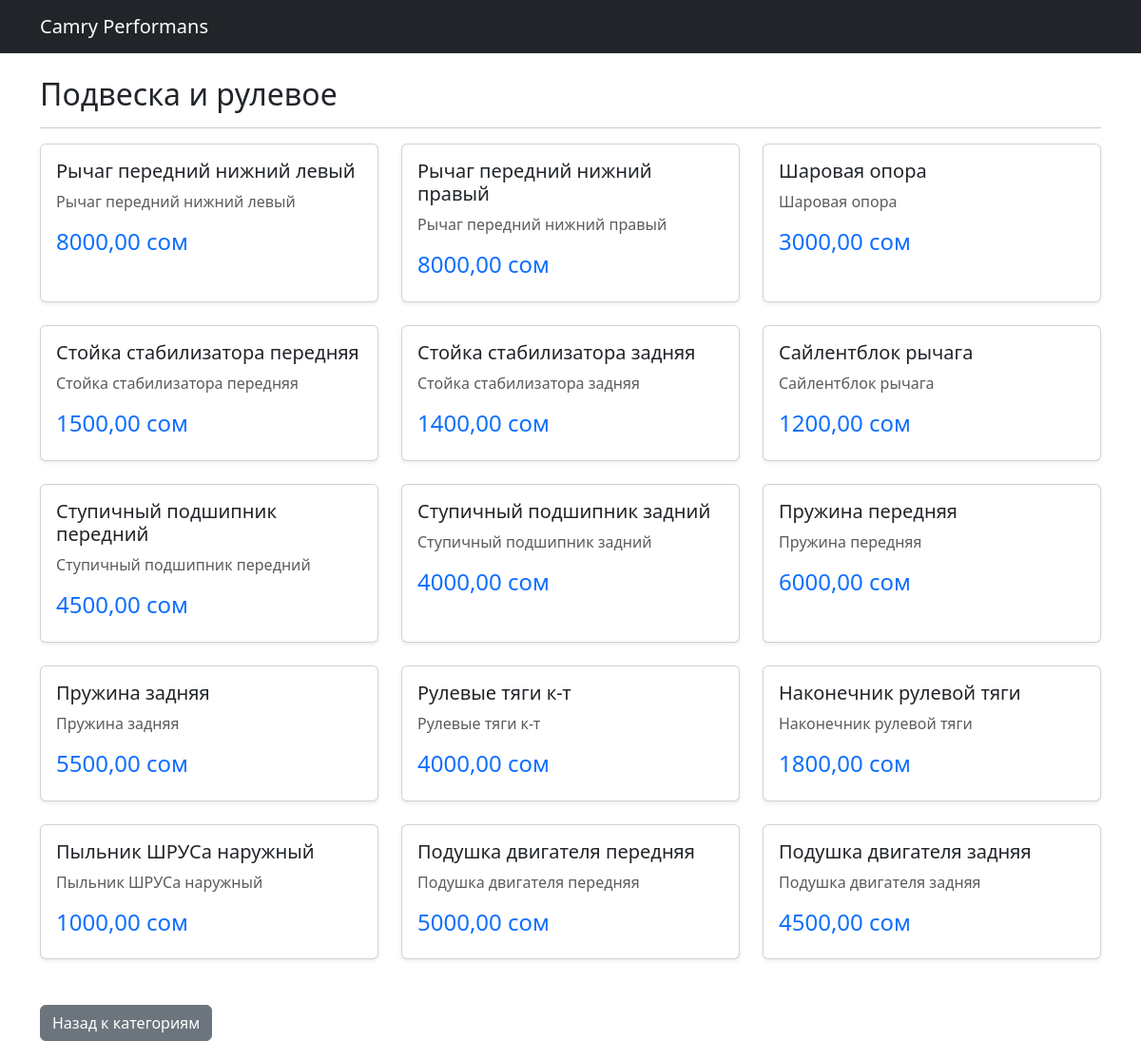
Page /category/podveska/ on the committed database.
### core/models.py (models this page shows, shortened)
class Category(models.Model):
    name       = models.CharField(max_length=100, verbose_name='Название')
    slug       = models.SlugField(unique=True)
    department = models.CharField(max_length=20, choices=DEPARTMENT_CHOICES, default='stock', verbose_name='Отдел')
    description= models.TextField(blank=True, verbose_name='Описание')
    image      = models.ImageField(upload_to='categories/', blank=True, null=True, verbose_name='Фото')
    class Meta:
        verbose_name = 'Категория'
        verbose_name_plural = 'Категории'

class Product(models.Model):
    category       = models.ForeignKey(Category, on_delete=models.CASCADE, related_name='products', verbose_name='Категория')
    compatible_with= models.ManyToManyField(CarModel, blank=True, verbose_name='Совместимость')
    title          = models.CharField(max_length=250, verbose_name='Название')
    description    = models.TextField(verbose_name='Описание')
    price          = models.DecimalField(max_digits=10, decimal_places=2, verbose_name='Цена (сом)')
    image          = models.ImageField(upload_to='products/', blank=True, null=True, verbose_name='Фото')
    in_stock       = models.BooleanField(default=True, verbose_name='В наличии')
    is_premium     = models.BooleanField(default=False, verbose_name='Премиум')
    created_at     = models.DateTimeField(auto_now_add=True)
    class Meta:
        verbose_name = 'Товар'
        verbose_name_plural = 'Товары'

### core/views.py (the view)
# urls.py: path('category/<slug:slug>/', views.category_detail, name='category_detail'),
def category_detail(request, slug):
    category = get_object_or_404(Category, slug=slug)
    products = category.products.all()
    return render(request, 'category_detail.html', {'category': category, 'products': products})

### core/templates/category_detail.html (shortened to what this page needs)
{% load static %}
<!DOCTYPE html>
<html lang="ru">
<head>
    <link href="https://cdn.jsdelivr.net/npm/bootstrap@5.3.0/dist/css/bootstrap.min.css" rel="stylesheet">
</head>
<body>
<nav class="navbar navbar-dark bg-dark mb-4">
    <div class="container"><a class="navbar-brand" href="/">Camry Performans</a></div>
</nav>
<div class="container">
    <h2>{{ category.name }}</h2>
    <hr>
    <div class="row row-cols-1 row-cols-md-3 g-4">
        {% for product in products %}
        <div class="col">
            <div class="card h-100 shadow-sm">
                <div class="card-body">
                    <h5 class="card-title">{{ product.title }}</h5>
                    <p class="card-text text-muted">{{ product.description|truncatewords:10 }}</p>
                    <h4 class="text-primary">{{ product.price }} сом</h4>
                </div>
            </div>
        </div>
        {% empty %}
        <p>В этой категории пока нет товаров.</p>
        {% endfor %}
    </div>
    <a href="/" class="btn btn-secondary mt-5">Назад к категориям</a>
</div>
</body>
</html>

### rows in the picture
Category: name "Подвеска и рулевое"
Product: title "Рычаг передний нижний левый", description "Рычаг передний нижний левый", price "8000,00"
Product: title "Рычаг передний нижний правый", description "Рычаг передний нижний правый", price "8000,00"
Product: title "Шаровая опора", description "Шаровая опора", price "3000,00"
Product: title "Стойка стабилизатора передняя", description "Стойка стабилизатора передняя", price "1500,00"
Product: title "Стойка стабилизатора задняя", description "Стойка стабилизатора задняя", price "1400,00"
Product: title "Сайлентблок рычага", description "Сайлентблок рычага", price "1200,00"
Product: title "Ступичный подшипник передний", description "Ступичный подшипник передний", price "4500,00"
Product: title "Ступичный подшипник задний", description "Ступичный подшипник задний", price "4000,00"
Product: title "Пружина передняя", description "Пружина передняя", price "6000,00"
Product: title "Пружина задняя", description "Пружина задняя", price "5500,00"
Product: title "Рулевые тяги к-т", description "Рулевые тяги к-т", price "4000,00"
Product: title "Наконечник рулевой тяги", description "Наконечник рулевой тяги", price "1800,00"
Product: title "Пыльник ШРУСа наружный", description "Пыльник ШРУСа наружный", price "1000,00"
Product: title "Подушка двигателя передняя", description "Подушка двигателя передняя", price "5000,00"
Product: title "Подушка двигателя задняя", description "Подушка двигателя задняя", price "4500,00"
